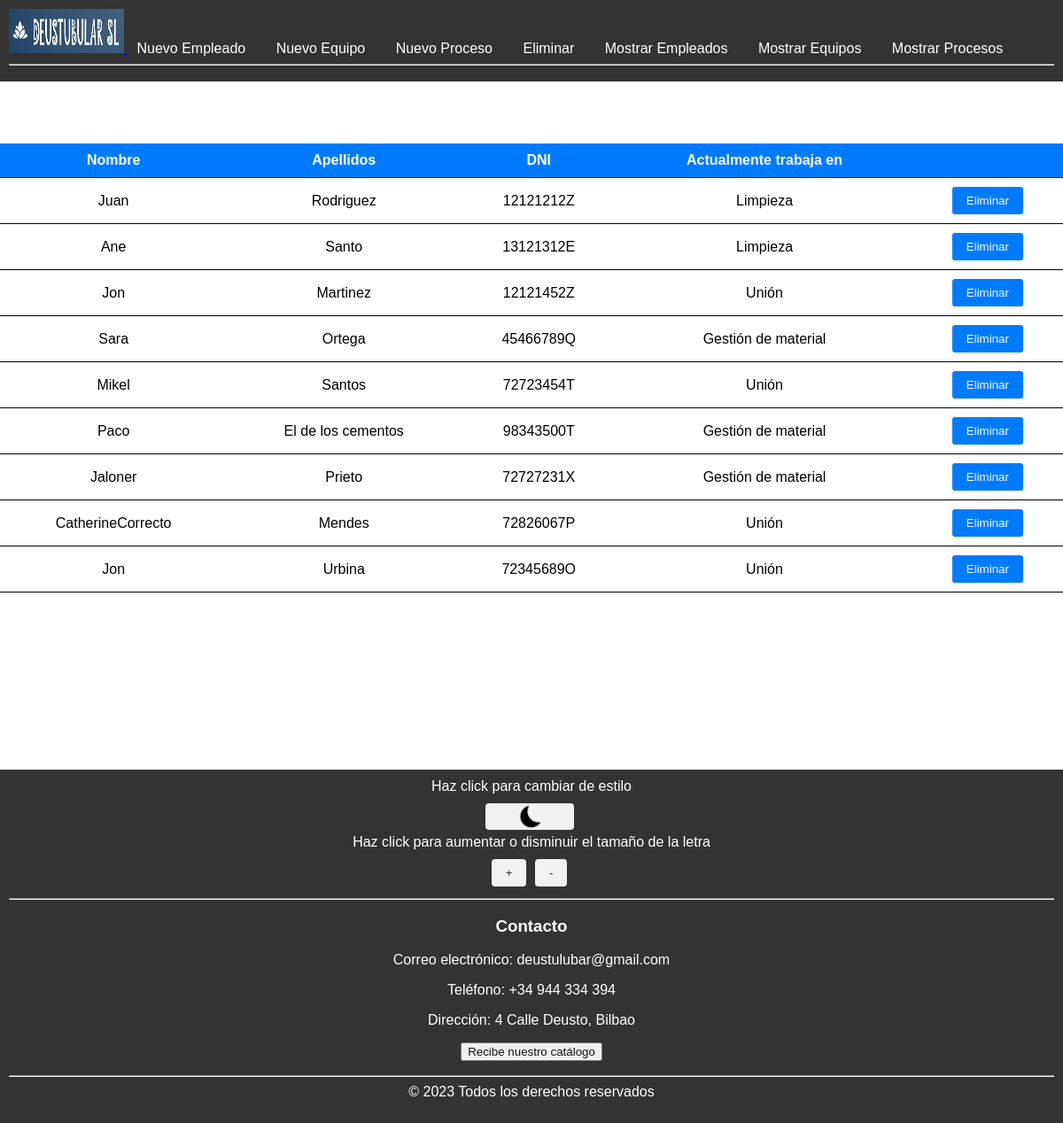
The page /eliminar/empleado on the database as committed earlier.
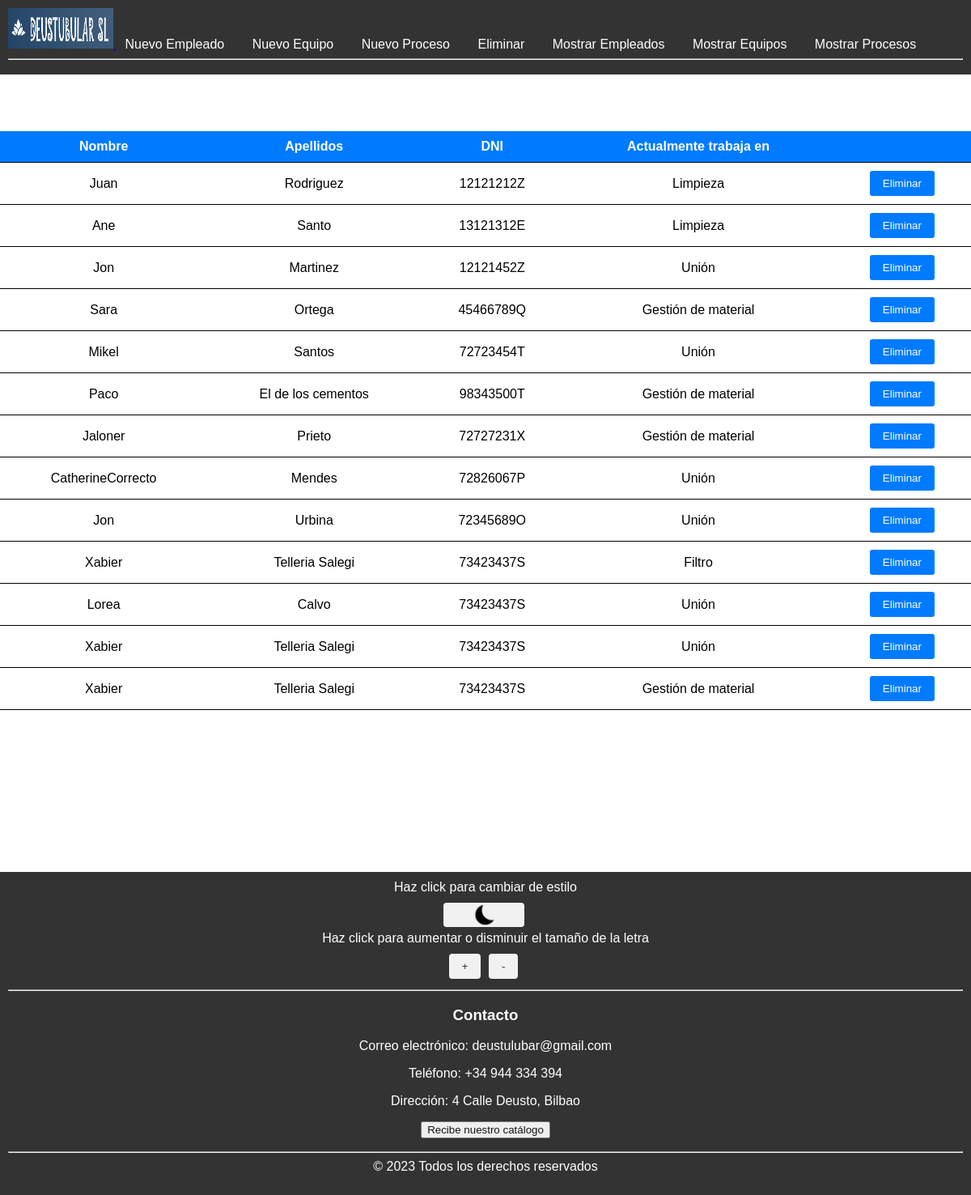
The same page on the database as committed later.
### DeustubularSL_app/models.py (models this page shows, shortened)
class empleado (models.Model):
    nombre = models.CharField(max_length = 150)
    apellidos = models.CharField(max_length = 150)
    DNI = models.CharField(max_length = 150)
    email = models.CharField(max_length = 150)
    telfono = models.IntegerField (max_length=9,default=0)
    FKidProcesp = models.ForeignKey (proceso, on_delete = models.CASCADE)

class proceso (models.Model):
    nombre = models.CharField(max_length = 150)
    ordenFabricacion = models.IntegerField(default=0)
    codigoProceso = models.IntegerField(default=0)
    referencia = models.ForeignKey(Referencia, on_delete=models.CASCADE)
    fechaIni = models.DateTimeField(default=datetime.datetime.today)
    fechaFin = models.DateTimeField(default=datetime.datetime.today)
    FKidEquipo = models.ForeignKey (equipo, on_delete = models.CASCADE, related_name='procesos')
    def __str__(self):
        return self.nombre

### DeustubularSL_app/views.py (the view)
# urls.py: path('eliminar/empleado', views.lista_empleados, name='lista_empleados'),
def lista_empleados(request):
    empleados = empleado.objects.all()
    context = {'empleados': empleados}
    return render(request, 'DeustubularSL_app/lista_empleados_a_borrar.html', context)

### DeustubularSL_app/templates/DeustubularSL_app/lista_empleados_a_borrar.html (shortened to what this page needs)
{% extends "base.html" %}
{% block contenido %}
<table>
  <thead>
    <tr>
      <th>Nombre</th>
      <th>Apellidos</th>
      <th>DNI</th>
      <th>Actualmente trabaja en </th>
      <th></th>
    </tr>
  </thead>
  <tbody>
    {% for empleado in empleados %}
    <tr>
      <td>{{ empleado.nombre }}</td>
      <td>{{ empleado.apellidos }}</td>
      <td>{{ empleado.DNI }}</td>
      <td>{{ empleado.FKidProcesp }}</td>
      <td>
        <form action="{% url 'eliminar_empleado' empleado.id %}" method="post">
          <button type="submit" class="btn btn-danger">Eliminar</button>
        </form>
      </td>
    </tr>
    {% endfor %}
  </tbody>
</table>
{% endblock %}

### DeustubularSL_app/templates/base.html (shortened to what this page needs)
<!DOCTYPE html>
<html lang="en">
<head>
    {% load static %}
    <link rel="stylesheet" type="text/css" href="{% static 'style.css' %}">
</head>
<body>
    {% load static %}
    <header>
        <ul>
            <a href="/ ">
                <img src="{% static 'img/DEUSTUBULARSL.jpg' %}" alt="Logo" height="50px" width="130px">
            </a>
            <li><a href="{% url 'empleado_create' %}">Nuevo Empleado</a></li>
            <li><a href="{% url 'equipo_create' %}">Nuevo Equipo</a></li>
            <li><a href="{% url 'proceso_create' %}">Nuevo Proceso</a></li>
            <li><a href="{% url 'eliminar' %}">Eliminar</a></li>
            <li><a href="{% url 'listar_empleados' %}">Mostrar Empleados</a></li>
            <li><a href="{% url 'listar_equipo' %}">Mostrar Equipos</a></li>
            <li><a href="{% url 'listar_proceso' %}">Mostrar Procesos</a></li>
        </ul>
        <hr>
    </header>
    <main>
        {% block contenido %}
        {% endblock %}
    </main>
    <footer>
        <div class="tema-control">
            <p>Haz click para cambiar de estilo</p>
            <button class="button-small" id="myButton" onclick="cambiarTema()">
            </button>
            <p>Haz click para aumentar o disminuir el tamaño de la letra</p>
                <button onclick="return cambiarTexto('+')">+</button>
                <button onclick="return cambiarTexto('-')">-</button>
                </div>
            <hr>
            <div>
                <div class="contacto">
                    <h3>Contacto</h3>
                    <p>Correo electrónico: deustulubar@gmail.com</p>
                    <p>Teléfono: +34 944 334 394</p>
                    <p>Dirección: 4 Calle Deusto, Bilbao</p>
                    <p><button class="bCatalogo">
                        <a class="catalogo" href="{% url 'enviar_correo' %}">Recibe nuestro catálogo</a>
                    </button></p>
                    <hr>
                    <p>© 2023 Todos los derechos reservados</p>
                </div>
            </div>
    </footer>
</body>
</html>

### DeustubularSL_app/static/style.css (style rules this page uses)
body { font-family: Arial, sans-serif; margin: 0; padding: 0; }
header { background-color: #333; color: #fff; padding: 10px; display: flexbox; flex-direction: row; flex-wrap: wrap; justify-content: center; align-items: center; }
ul { list-style: none; margin: 0; padding: 0; }
li { display: inline-block; margin-right: 10px; }
li a { color: #fff; text-decoration: none; padding: 10px; }
main { padding-top: 20px; padding-bottom: 200px; }
footer { background-color: #333; color: #fff; padding: 10px; text-align: center; }
table { border-collapse: collapse; width: 100%; margin-top: 50px; }
th, td { padding: 10px; text-align: center; border-bottom: 1px solid #000000; }
th { background-color: #007bff; color: #fffefe; }
footer p { margin-top: auto; }
footer a { color: #fff; }
.btn-danger { background-color: #dc3545; color: #fff; border: none; padding: 10px; border-radius: 5px; text-align: center; }
p { text-align: center; }
h3 { text-align: center; }
.btn { padding: 8px 16px; background-color: #007bff; color: #fff; border: none; border-radius: 3px; cursor: pointer; }
.tema-control { text-align: center; }
.tema-control button { background-color: #f1f1f1; color: #333; padding: 8px 16px; border: none; border-radius: 4px; margin-right: 5px; margin-top: 5px; margin-bottom: 5px; }
.tema-control p { margin-bottom: 5px; }
.contacto a { text-decoration: none; }
.button-small { width: 100px; height: 30px; font-size: 12px; background-image: url("img/luna.png"); background-repeat: no-repeat; background-size: contain; background-position: center; }
.catalogo { color: #141414; }

Rows that differ between the two databases and show on the page:
added empleado: nombre "Xabier", apellidos "Telleria Salegi", DNI "73423437S", FKidProcesp "Filtro"
added empleado: nombre "Lorea", apellidos "Calvo", DNI "73423437S", FKidProcesp "Unión"
added empleado: nombre "Xabier", apellidos "Telleria Salegi", DNI "73423437S", FKidProcesp "Unión"
added empleado: nombre "Xabier", apellidos "Telleria Salegi", DNI "73423437S", FKidProcesp "Gestión de material"
